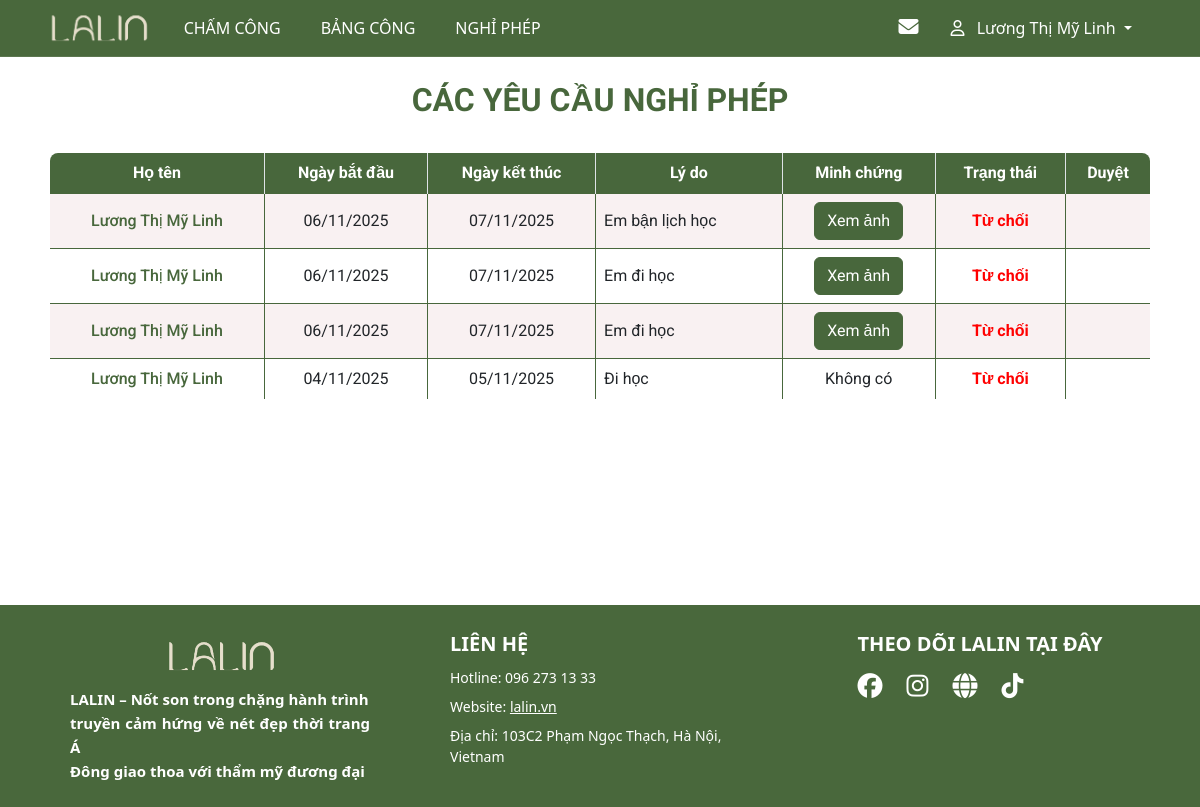
Screenshot of /manager/absence/ (signed in) with the database file from the repository.
### lalinapp/models.py (models this page shows, shortened)
class AbsenceRequest(models.Model):
    STATUS_CHOICES = [
        ('Đang chờ', 'Đang chờ'),
        ('Đã duyệt', 'Đã duyệt'),
        ('Từ chối', 'Từ chối'),
    ]
    user = models.ForeignKey(User, on_delete=models.CASCADE)
    start_date = models.DateField()
    end_date = models.DateField()
    reason = models.TextField()
    status = models.CharField(max_length=10, choices=STATUS_CHOICES, default='Đang chờ')
    image = models.ImageField(upload_to='uploads/', blank=True, null=True)

### manager/views.py (the view, shortened to what this page needs)
# urls.py: path('absence/', views.absence_review, name='absence'),
def absence_review(request):
    title = 'Đơn nghỉ phép'
    requests = AbsenceRequest.objects.order_by('-start_date')
    status = request.GET.get('status', '')
    start_date = request.GET.get('start-date', '')
    end_date = request.GET.get('end-date', '')
    keyword = request.GET.get('keyword', '')
    if keyword:
        requests = requests.filter(user__username__icontains=keyword)
    dpm_req = request.GET.get('dpm', '')
    if dpm_req and dpm_req != "Tất cả":
        requests = requests.filter(user__profile__position__department__name=dpm_req)
    if start_date and end_date:
      requests = requests.filter(start_date__range=[start_date, end_date])
    elif start_date:
      requests = requests.filter(start_date__range=[start_date, datetime.now().date()])
    elif end_date:
      requests = requests.filter(start_date__range=[datetime.now().date(), end_date])
    paginator = Paginator(requests, 10)
    page_number = request.GET.get('page', '')
    try:
      page_obj = paginator.get_page(page_number)
    except PageNotAnInteger:
      page_obj = paginator.page(1)
    except EmptyPage:
      page_obj = paginator.page(paginator.num_pages)
    query_params = request.GET.copy()
    if 'page' in query_params:
      query_params.pop('page')
    context = {'title': title,
               'start_date': start_date,
               'end_date': end_date,
               'status': status,
               'page_obj': page_obj,
               'query_params': query_params.urlencode(),
               'dpm_req': dpm_req,
               'dpms': Department.objects.all(),
               }
    return render(request, 'pages/absence_review.html', {
        'absences': requests,
        'title': title,
        'start_date': start_date,
        'end_date': end_date,
        'status': status,
        'page_obj': page_obj,
        'query_params': query_params.urlencode(),
        'dpm_req': dpm_req,
        'dpms': Department.objects.all(),
    })

### templates/pages/absence_review.html (shortened to what this page needs)
{% extends '../layouts/base.html' %}
{% load static %}
{% block main %}
<br>
<h1 style="text-align: center; font-size: 2rem; font-weight: bold; color: #48673c;">CÁC YÊU CẦU NGHỈ PHÉP</h1>
<br>
<table class="table table-hover table-bordered custom-border" style="border-radius: 10px; overflow: hidden;">
  <thead class="bg-tab text-white">
    <tr>
      <th scope="col" class="text-center">Họ tên</th>
      <th scope="col" class="text-center">Ngày bắt đầu</th>
      <th scope="col" class="text-center">Ngày kết thúc</th>
      <th scope="col" class="text-center">Lý do</th>
      <th scope="col" class="text-center">Minh chứng</th>
      <th scope="col" class="text-center">Trạng thái</th>
      <th scope="col" class="text-center">Duyệt</th>
    </tr>
  </thead>
  <tbody>
    {% if page_obj %}
      {% for rq in page_obj %}
        <tr class="table-row">
          <td class="text-center align-middle border-cell">
            <a href="/profile/{{rq.user.username}}/" class="link-highlight">
              {{ rq.user.first_name }} {{ rq.user.last_name }}
            </a>
          </td>
          <td class="text-center align-middle border-cell">{{ rq.start_date|date:"d/m/Y" }}</td>
          <td class="text-center align-middle border-cell">{{ rq.end_date|date:"d/m/Y" }}</td>
          <td class="align-middle border-cell">{{ rq.reason }}</td>
          <td class="text-center align-middle border-cell">
            {% if rq.image %}
              <a href="{{ rq.image.url }}" target="_blank" style="text-decoration: none;">
                <button class="btn btn-secondary" style="background-color: #48673c; border-color: #48673c; color: white;">
                  Xem ảnh
                </button>
              </a>
            {% else %}
              <span>Không có</span>
            {% endif %}
          </td>
          <td class="text-center align-middle border-cell">
            {% if rq.status == 'approved' %}
              <span style="color: green; font-weight: bold;">Đã duyệt</span>
            {% elif rq.status == 'pending' %}
              <span style="color: orange; font-weight: bold;">Đang chờ</span>
            {% else %}
              <span style="color: red; font-weight: bold;">Từ chối</span>
            {% endif %}
          </td>
          <td class="border-cell">
          </td>
        </tr>
      {% endfor %}
    {% else %}
      <tr class="no-data-row">
        <td colspan="7">✨ Hiện chưa có yêu cầu nghỉ phép nào.</td>
      </tr>
    {% endif %}
  </tbody>
</table>
{% include 'partials/paginator.html' %}
{% endblock %}

### templates/partials/header.html (shortened to what this page needs)
{% load static %}
<nav class="navbar navbar-expand-lg bg-green">
  <div class="container-fluid me-5 ms-5">
    <a class="navbar-brand" href="/" style="padding-top: 0;">
      <img src="{% static 'images/logo2.png' %}" alt="Ảnh logo" class="logo-big">
    </a>
    <div class="collapse navbar-collapse font-poppins" id="navbarNavDropdown">
      <ul class="navbar-nav me-auto mb-2 mb-lg-0 ms-4 gap-4">
        {% if request.user.is_authenticated and not request.user.is_superuser %}
        <li class="nav-item">
          <a class="nav-link {% if 'time-keeping' in request.path %} text-select {% endif %}" href="/time-keeping/">CHẤM CÔNG</a>
        </li>
        <li class="nav-item">
          <a class="nav-link {% if '/timesheet/' in request.path %} text-select {% endif %}" href="/timesheet/{{request.user.username}}/">BẢNG CÔNG</a>
        </li>
        <li class="nav-item">
          <a class="nav-link {% if 'request-absence' in request.path %} text-select {% endif %}" href="{% url 'request-absence' request.user.username %}">NGHỈ PHÉP</a>
        </li>
        {% endif %}
      </ul>
      {% if request.user.is_authenticated %}
      <ul class="navbar-nav gap-3">
        <li class="nav-item">
            <a class="nav-link position-relative {% if 'complaint' in request.path %} text-select {% endif %}"
               href="{% if request.user.is_superuser %}/manager/complaint/{% else %}/complaints/{% endif %}">
                <i class="fa-solid fa-envelope fs-5"></i>
            </a>
        </li>
        <li class="nav-item dropdown">
          <a class="nav-link dropdown-toggle" href="#" role="button" data-bs-toggle="dropdown" aria-expanded="false">
            <i class="fa-regular fa-user me-2"></i> {{ request.user.get_full_name|default:request.user.username }}
          </a>
        </li>
      </ul>
      {% else %}
      <ul class="navbar-nav">
        <li class="nav-item">
          <a class="nav-link {% if request.path == '/login/' %} text-select {% endif %}" href="/login/">ĐĂNG NHẬP</a>
        </li>
      </ul>
      {% endif %}
    </div>
  </div>
</nav>

### static/styles/style.css (style rules this page uses)
.bg-green { background-color: #49683C !important; }
.navbar-expand-lg { position: sticky !important; top: 0 !important; z-index: 1030 !important; border-bottom: 1px solid rgba(255, 255, 255, 0.1); background-color: #49683C; }
.logo-big { height: 30px !important; transform: scale(1.5); transform-origin: center; display: block; }
.navbar-nav .nav-item { display: flex; align-items: center; }
.navbar-nav .nav-link { color: white !important; font-weight: 500; padding: 0.5rem 1rem; border-radius: 5px; transition: background-color 0.3s ease, color 0.3s ease; position: relative; }
table { border-collapse: collapse; }
table th, table td { border: 1px solid #dee2e6; }
.bg-tab { background-color: #49683c !important; }

### templates/pages/absence_review.html (style rules this page uses)
.table-bordered thead th { vertical-align: middle; }
.table-bordered tbody tr:nth-child(odd) { background-color: #f9f1f2; }
.table-bordered tbody tr:nth-child(even) { background-color: #ffffff; }
.bg-tab { background-color: #48673c !important; color: white !important; }
.custom-border { border: 2px solid #48673c; border-radius: 10px; }
.border-cell { border: 1px solid #48673c; }
.link-highlight { color: #48673c; font-weight: 500; text-decoration: none; }
.table-bordered tbody tr:last-child { border-bottom: 2px solid #48673c; }

### rows the page displays
AbsenceRequest: user.first_name "Lương Thị", user.last_name "Mỹ Linh", start_date "06/11/2025", end_date "07/11/2025", reason "Em bận lịch học", status "Từ chối"
AbsenceRequest: user.first_name "Lương Thị", user.last_name "Mỹ Linh", start_date "06/11/2025", end_date "07/11/2025", reason "Em đi học", status "Từ chối"
AbsenceRequest: user.first_name "Lương Thị", user.last_name "Mỹ Linh", start_date "06/11/2025", end_date "07/11/2025", reason "Em đi học", status "Từ chối"
AbsenceRequest: user.first_name "Lương Thị", user.last_name "Mỹ Linh", start_date "04/11/2025", end_date "05/11/2025", reason "Đi học", image "Không có", status "Từ chối"

### other values shown
{{ request.user.get_full_name|default:request.user.username }} "Lương Thị Mỹ Linh"
